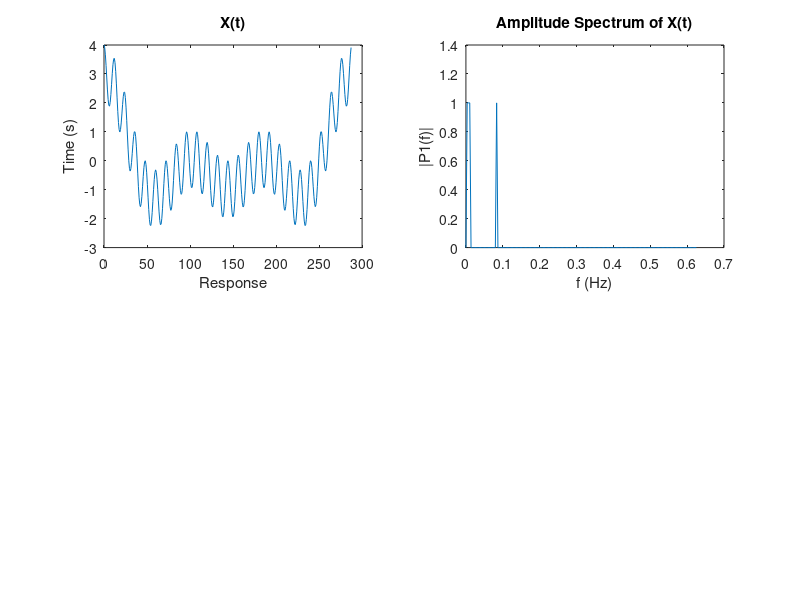

Recreate this plot in MATLAB. (Note: this script raises an error after producing the figure.)
%%Time specifications:
Fs = 1/.800;                 % samples per second
dt = 1/Fs;                   % seconds per sample
StopTime = 288;              % seconds
t = (0:dt:StopTime-dt)';     % seconds
%%Sine wave:
Fc = 1/StopTime;                     % hertz
x1 = cos(2*pi*Fc*t);

Fc = 2/StopTime;                     % hertz
x2 = cos(2*pi*Fc*t);

Fc = 3/StopTime;                     % hertz
x3 = cos(2*pi*Fc*t);

Fc = 24/StopTime;                     % hertz
x4 = cos(2*pi*Fc*t);

S = x1+x2+x3+x4 %+ randn(size(t))/2;

Y = fft(S);
L = length(Y);

figure;
subplot(2,2,1);
plot(t,S);
title('X(t)')
xlabel('Response')
ylabel('Time (s)')

subplot(2,2,2);
P2 = abs(Y/L);
P1 = P2(1:L/2+1);
P1(2:end-1) = 2*P1(2:end-1);
f = Fs*(0:(L/2))/L;
plot(f,P1) 
title('Amplitude Spectrum of X(t)')
xlabel('f (Hz)')
ylabel('|P1(f)|')

sHat = highpass(S,12/288,1/.8,'Steepness',0.95); 
yHat = fft(sHat);
L = length(yHat);


subplot(2,2,3);
plot(t,sHat);
title('Highpass X(t)')
xlabel('Response')
ylabel('Time (s)')

subplot(2,2,4);
P2 = abs(yHat/L);
P1 = P2(1:L/2+1);
P1(2:end-1) = 2*P1(2:end-1);
f = Fs*(0:(L/2))/L;

plot(f,P1) 
title('Amplitude Spectrum of High Pass X(t)')
xlabel('f (Hz)')
ylabel('|P1(f)|')




